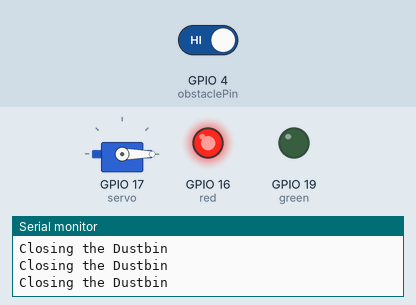
Recording of a sketch running on a simulated ESP32. Parts: servo, output pins drawn as LEDs (lit = HIGH), the last lines printed to the serial monitor. The test bench sets the inputs (shaded band); at power-on: GPIO 4 (obstaclePin) HIGH.

Above: at 1.2 s.
1.3 s: GPIO 4 (obstaclePin) driven LOW
At 2.6 s:
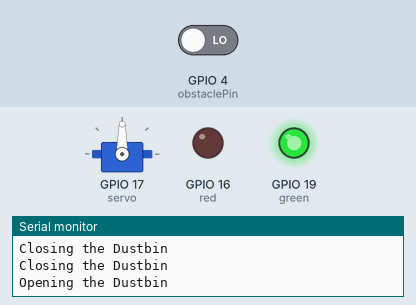
Timing chart, 0 to 4.3 s (numbered marks = the images above; inputs shaded):
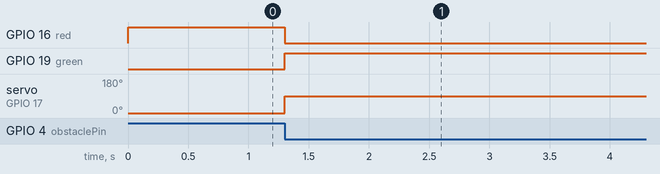

The sketch:

Smart_Dustbin.ino
```cpp
#include <ESP32Servo.h>
Servo servo;
int obstaclePin=4;
int hasObstacle=LOW;
int red=16;
int green=19;


void setup()
{
  Serial.begin(115200);
  pinMode(red,OUTPUT);
  pinMode(green,OUTPUT);
  pinMode(obstaclePin,INPUT);
  servo.attach(17);


}

void loop()
{
  hasObstacle=digitalRead(obstaclePin);
//  Serial.println(hasObstacle);
  if (hasObstacle==LOW)
    {
      Serial.println("Opening the Dustbin");
        digitalWrite(red,LOW);
        digitalWrite(green,HIGH);
        servo.write(90);
        delay(5000);
//        servo.write(0);


    }
   else
   {
      Serial.println("Closing the Dustbin");
      digitalWrite(green,LOW);
      servo.write(0);
      digitalWrite(red,HIGH);


   }
   delay(100);


}
```

Measured:
- after the input at 1.3 s, GPIO 16 (red): HIGH → LOW at once; GPIO 19 (green): LOW → HIGH at once; servo on GPIO 17 (servo): 0° → 90° at once
